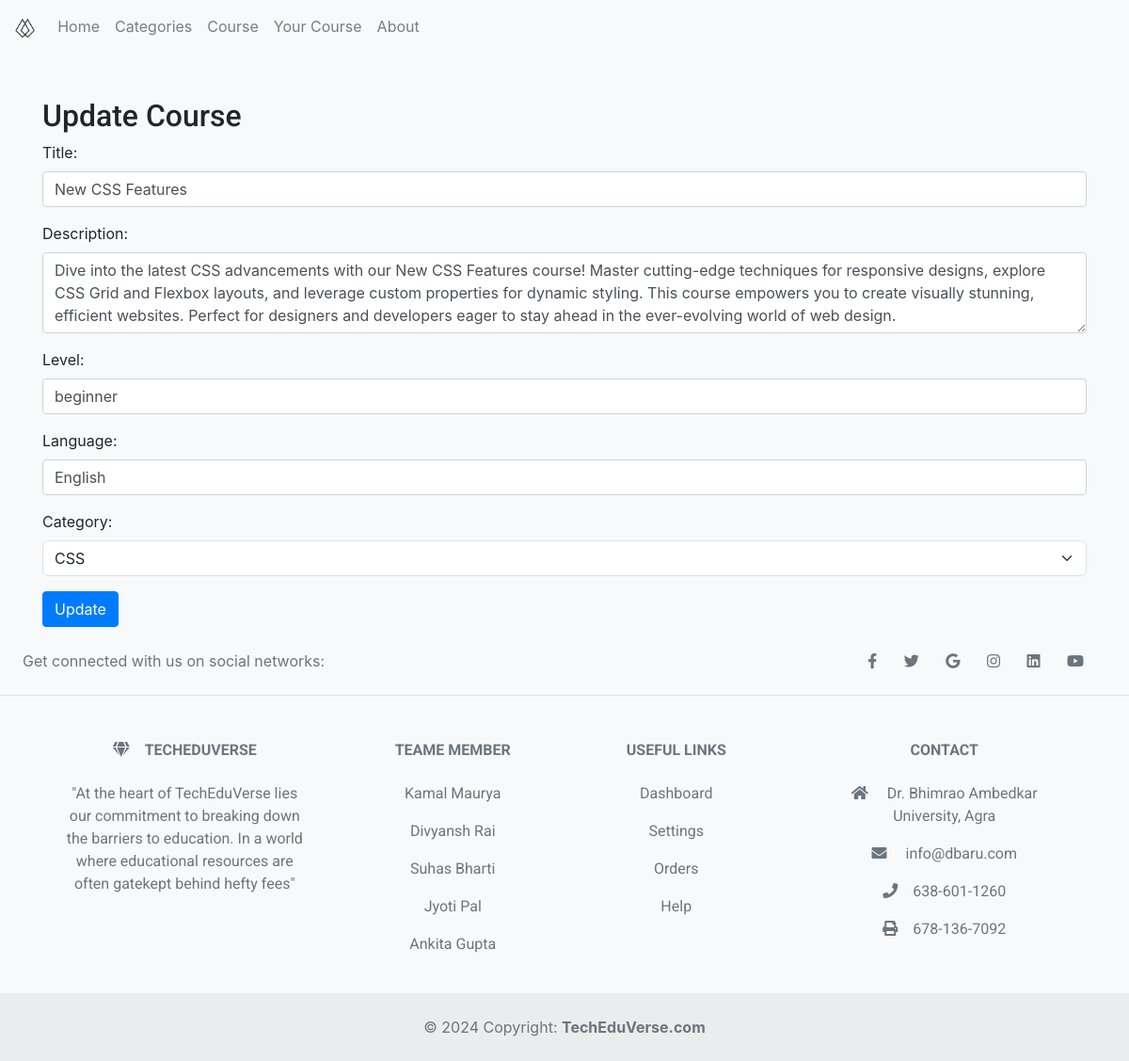
Screenshot of /course/update/9/ (signed in) with the database file from the repository.
### courses/models.py (models this page shows, shortened)
class Course(models.Model):
    Title = models.CharField(max_length=255)
    Description = models.TextField()
    Level = models.CharField(
        max_length=50,
        choices=[
            ('beginner', 'Beginner'),
            ('intermediate', 'Intermediate'),
            ('advanced', 'Advanced')
        ]
    )
    Language = models.CharField(max_length=100)
    CreatedDate = models.DateTimeField(auto_now_add=True)
    UpdatedDate = models.DateTimeField(auto_now=True)
    Instructor = models.ForeignKey(settings.AUTH_USER_MODEL, on_delete=models.CASCADE)
    Image = models.ImageField(upload_to='course_images/', blank=True, null=True)  # Add this line

### courses/views.py (the view)
# urls.py: path('course/update/<int:course_id>/', views.update_course, name='update_course'),
@login_required
def update_course(request, course_id):
    course = get_object_or_404(Course, id=course_id)
    categories = Category.objects.all()  # Fetch all categories
    try:
        course_category_id = CourseCategory.objects.get(Course=course).Category.id
    except CourseCategory.DoesNotExist:
        course_category_id = None
    if request.method == "POST":
        selected_category_id = request.POST.get('category')
        title = request.POST.get('title')
        description = request.POST.get('description')
        level = request.POST.get('level')
        language = request.POST.get('language')
        instructor = request.user
        course.Title = title
        course.Description = description
        course.Level = level
        course.Language = language
        course.Instructor = instructor
        course.save()
        selected_category = Category.objects.get(id=selected_category_id)
        course_category, created = CourseCategory.objects.update_or_create(
            Course=course,
            defaults={'Category': selected_category}
        )
        messages.success(request, 'Course updated successfully.')
        return redirect('dash_board')  # Redirect to the dashboard after saving
    else:
        context = {
            'course': course,
            'categories': categories,
            'course_category': course_category_id  # Assuming each course has one category
        }
        return render(request, 'dash_board/update_course.html', context)

### courses/templates/dash_board/update_course.html (shortened to what this page needs)
{% extends 'base.html' %}
{% block content %}
<div class="container mt-5">
    <h2>Update Course</h2>
    <form method="post" enctype="multipart/form-data">
        <div class="mb-3">
            <label for="title" class="form-label">Title:</label>
            <input type="text" class="form-control" id="title" name="title" value="{{ course.Title }}" required>
        </div>
        <div class="mb-3">
            <label for="description" class="form-label">Description:</label>
            <textarea class="form-control" id="description" name="description" rows="3" required>{{ course.Description }}</textarea>
        </div>
        <div class="mb-3">
            <label for="level" class="form-label">Level:</label>
            <input type="text" class="form-control" id="level" name="level" value="{{ course.Level }}" required>
        </div>
        <div class="mb-3">
            <label for="language" class="form-label">Language:</label>
            <input type="text" class="form-control" id="language" name="language" value="{{ course.Language }}" required>
        </div>
        <div class="mb-3">
            <label for="category" class="form-label">Category:</label>
            <select class="form-select" id="category" name="category" required>
                {% for category in categories %}
                <option value="{{ category.id }}" {% if course_category == category.id %}selected{% endif %}>{{ category.Name }}</option>
                {% endfor %}
            </select>
        </div>
        <button type="submit" class="btn btn-primary">Update</button>
    </form>
</div>
{% endblock %}

### courses/templates/base.html (style rules this page uses)
h1,h2,h3,h4,h5,h6,p { font-family: 'Roboto', sans-serif; }
.bg-light { background-color: pink; }

### rows the page displays
Course: title "New CSS Features", description "Dive into the latest CSS advancements with our New CSS Features course! Master cutting-edge techniques for responsive designs, explore CSS Grid and Flexbox layouts, and leverage custom properties for dynamic styling. This course empowers you to create visually stunning, efficient websites. Perfect for designers and developers eager to stay ahead in the ever-evolving world of web design.", level "beginner", language "English"

### other values shown
form field category "CSS"
